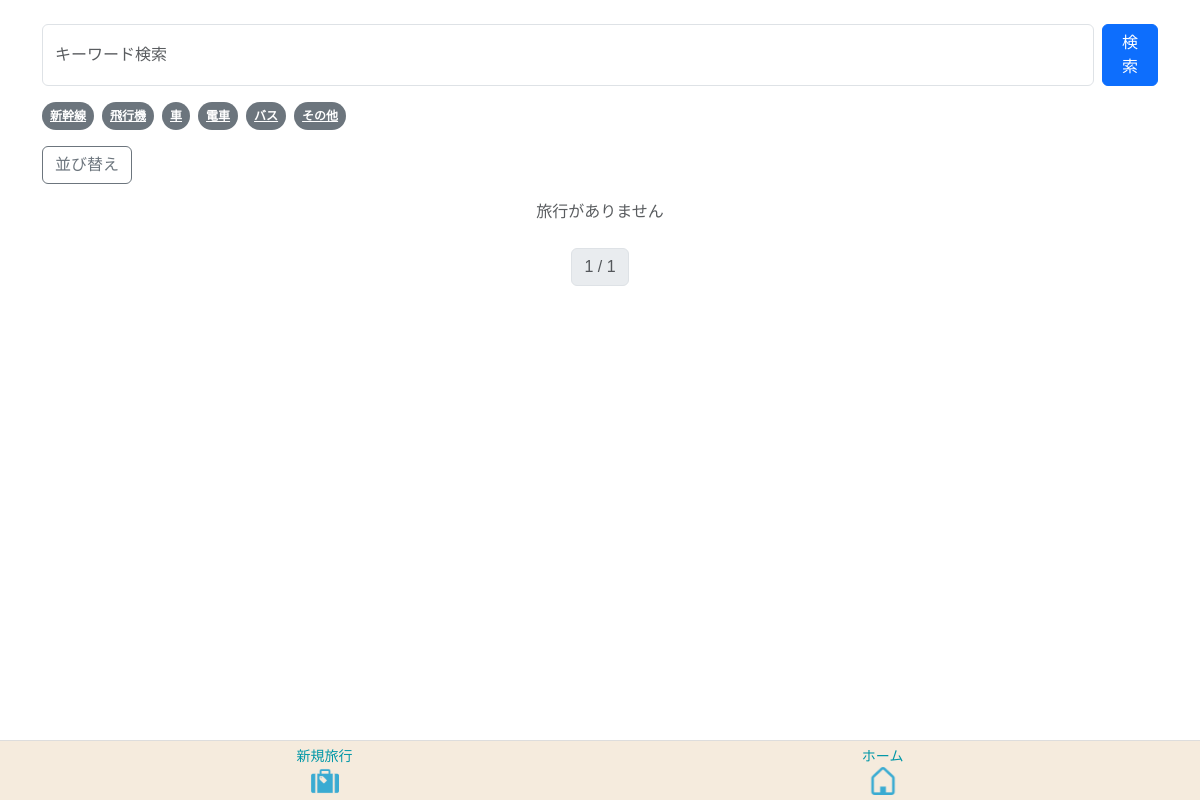
/home/?transport=1 (signed in), run on an earlier commit of the app's database.
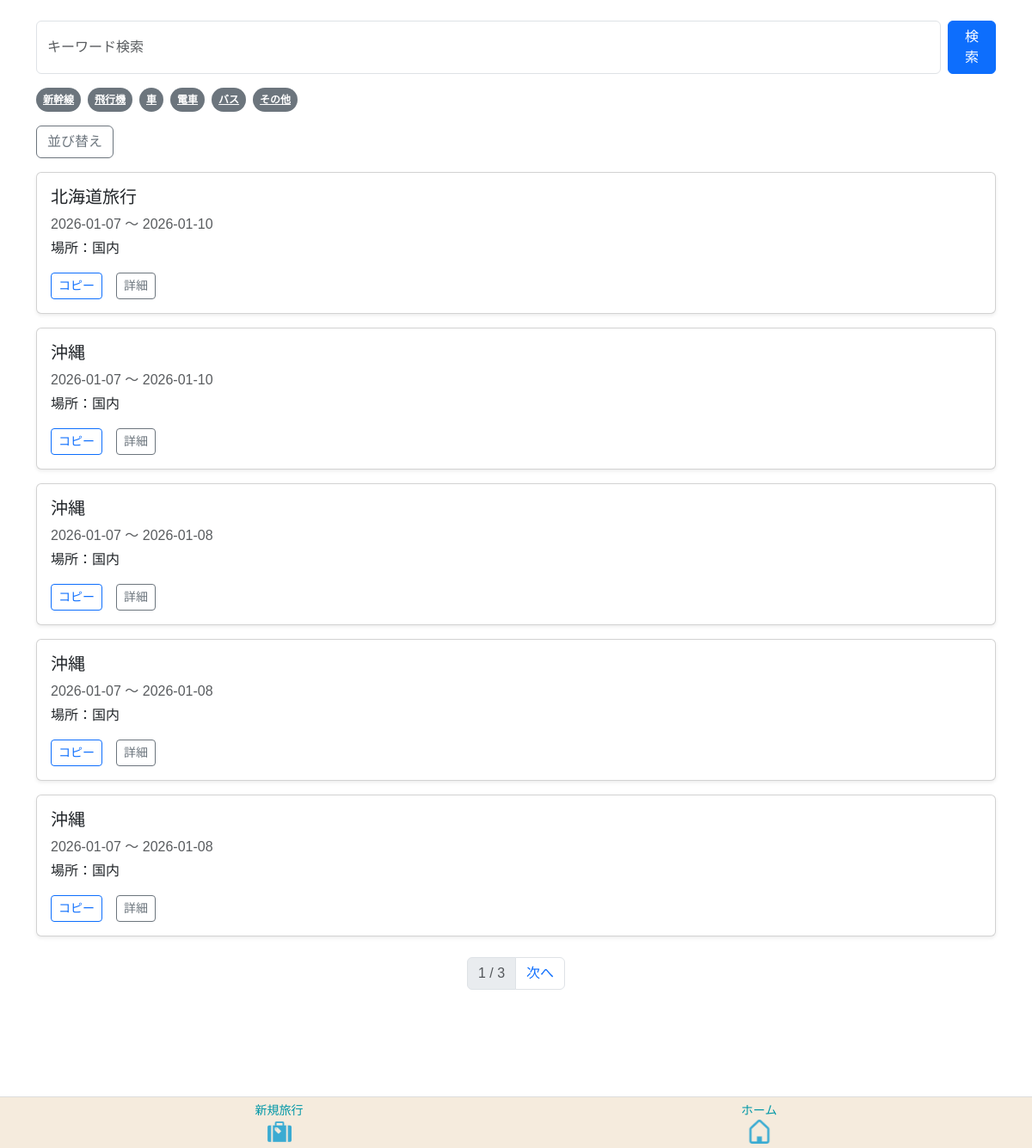
And on a later commit of the database.
### app/models/travel.py (models this page shows, shortened)
class Transport(models.Model):
    class TransportType(models.IntegerChoices):
     SHINKANSEN = 0, _("新幹線")
     AIRPLANE   = 1, _("飛行機")
     CAR        = 2, _("車")
     TRAIN      = 3, _("電車")
     BUS        = 4, _("バス")
     OTHER      = 5, _("その他")
    transport_id = models.AutoField(
        primary_key=True,
        verbose_name=_("交通手段ID")
    )
    transport_type = models.IntegerField(
    choices=TransportType.choices,
    verbose_name=_("交通手段")
    )
    created_at = models.DateTimeField(
        auto_now_add=True,
        verbose_name=_("作成日")
    )
    updated_at = models.DateTimeField(
       auto_now=True,
        verbose_name=_("更新日")
    )
    class Meta:
        verbose_name = _("交通手段")
        verbose_name_plural = _("交通手段")

class Travel_info(models.Model):
    class StayType(models.IntegerChoices):
        DAY_TRIP = 0, _("日帰り")
        STAY     = 1, _("宿泊")
    class LocationType(models.IntegerChoices):
        DOMESTIC = 0, _("国内")
        OVERSEAS = 1, _("海外")
    class StatusType(models.IntegerChoices):
        NOT_DONE  = 0, _("未")
        COMPLETE  = 1, _("完")
        PROCESSED = 2, _("済")
    travel_info_id = models.AutoField(
        primary_key=True,
        verbose_name=_("旅行情報ID")
    )
    user = models.ForeignKey(
        settings.AUTH_USER_MODEL,
        on_delete=models.CASCADE,
        verbose_name=_("ユーザーID")
    )
    travel_title = models.CharField(
        max_length=100,
        verbose_name=_("旅行タイトル")
    )
    start_date = models.DateField(
        verbose_name=_("開始日")
    )
    end_date = models.DateField(
        verbose_name=_("終了日")
    )
    stay_type = models.IntegerField(
        choices=StayType.choices,
        verbose_name=_("宿泊タイプ")
    )
    location = models.IntegerField(
        choices=LocationType.choices,
        verbose_name=_("場所")
    )
    memo = models.CharField(
        max_length=230,
        blank=True,
        verbose_name=_("メモ")
    )
    status = models.IntegerField(
        choices=StatusType.choices,
        default=0,
        verbose_name=_("ステータス")
    )
    transport = models.ManyToManyField(
        "Transport",
        through="Travelmode",
        verbose_name=_("交通手段")
    )
    created_at = models.DateField(
        auto_now_add=True,
        verbose_name=_("作成日")
    )
    updated_at = models.DateField(
       auto_now=True,
        verbose_name=_("更新日")
    )
    class Meta:
        verbose_name = _("旅行情報")
        verbose_name_plural = _("旅行情報")

### app/views/home.py (the view)
# urls.py: path('home/', HomeView.as_view(), name='home'),
class HomeView(LoginRequiredMixin, TemplateView):
    template_name = "home/home.html"
    login_url = "/login/"  # ログインページのURLに合わせて変更
    def get(self, request, *args, **kwargs):
        keyword = request.GET.get("keyword", "")
        transport_filter = request.GET.get("transport", "")
        sort = request.GET.get("sort", "")
        travels = Travel_info.objects.filter(user=request.user)
        if keyword:
            travels = travels.filter(travel_title__icontains=keyword)
        if transport_filter:
            travels = travels.filter(transport__transport_type=transport_filter)
        if sort == "title_asc":
            travels = travels.order_by("travel_title")
        elif sort == "title_desc":
            travels = travels.order_by("-travel_title")
        elif sort == "date_asc":
            travels = travels.order_by("start_date")
        elif sort == "date_desc":
            travels = travels.order_by("-start_date")
        paginator = Paginator(travels, 5)
        page = request.GET.get("page")
        travels_page = paginator.get_page(page)
        tags = Transport.objects.all()
        return render(request, self.template_name, {
            "travels": travels_page,
            "keyword": keyword,
            "tags": tags,
            "transport_filter": transport_filter,
            "sort": sort,
        })

### templates/home/home.html (shortened to what this page needs)
{% extends 'base.html' %}
{% load static %}
{% block extra_css %}
{{ block.super }}
{% endblock %}
{% block content %}
<div class="container mt-4 mb-5">
    <form method="GET" class="d-flex mb-3">
        <input type="text" name="keyword" value="{{ keyword }}" class="form-control me-2"
               placeholder="キーワード検索">
        <button class="btn btn-primary">検索</button>
    </form>
    <div class="d-flex overflow-auto mb-3" style="white-space: nowrap;">
        {% for tag in tags %}
            <a href="?transport={{ tag.transport_type }}"
               class="badge rounded-pill bg-secondary text-white me-2 p-2">
                {{ tag.get_transport_type_display }}
            </a>
        {% endfor %}
    </div>
    <button class="btn btn-outline-secondary mb-3" data-bs-toggle="modal" data-bs-target="#sortModal">
        並び替え
    </button>
    {% for t in travels %}
        <div class="card mb-3 shadow-sm">
            <div class="card-body">
                <h5 class="card-title">{{ t.travel_title }}</h5>
                <p class="card-text text-muted mb-1">
                    {{ t.start_date|date:"Y-m-d" }} 〜 {{ t.end_date|date:"Y-m-d" }}
                </p>
                <p class="card-text">
                    場所：{{ t.get_location_display }}
                </p>
                <div class="d-flex gap-3">
                    <a href="{% url 'app:template_preview' %}?copy={{ t.travel_info_id }}"
                       class="btn btn-sm btn-outline-primary">
                        コピー
                    </a>
                    <a href="#" class="btn btn-sm btn-outline-secondary">
                        詳細
                    </a>
                </div>
            </div>
        </div>
    {% empty %}
        <p class="text-center text-muted">旅行がありません</p>
    {% endfor %}
    <div class="d-flex justify-content-center mt-4">
        <nav>
            <ul class="pagination">
                <li class="page-item disabled">
                    <span class="page-link">
                        {{ travels.number }} / {{ travels.paginator.num_pages }}
                    </span>
                </li>
                {% if travels.has_next %}
                    <li class="page-item">
                        <a class="page-link" href="?page={{ travels.next_page_number }}">次へ</a>
                    </li>
                {% endif %}
            </ul>
        </nav>
    </div>
</div>
{% endblock%}

### templates/base.html (shortened to what this page needs)
<!DOCTYPE html>
<html lang="en">
<head>
    {% load static %}
    <link href="https://cdn.jsdelivr.net/npm/bootstrap@5.3.0/dist/css/bootstrap.min.css" rel="stylesheet">
    <link rel="stylesheet" href="https://cdn.jsdelivr.net/npm/bootstrap-icons@1.10.5/font/bootstrap-icons.css">
    {% block extra_css %}
    <link rel="stylesheet" href="{% static 'tabipre/base.css' %}">
    {% endblock %}
</head>
<body>
    <div class="content-wrapper">
        {% block content %}
        {% endblock %}
        {% if user.is_authenticated %}
            <nav class="navbar navbar-light fixed-bottom bottom-nav">
                <div class="container d-flex justify-content-around text-center">
                    <a class="nav-link text-center" href="{% url 'app:travel_step1' %}">
                        新規旅行<br>
                        <img src="{% static 'tabipre/icons/travel.png' %}" width="28">
                    </a>
                    <a class="nav-link text-center" href="{% url 'app:home' %}">
                        ホーム<br>
                        <img src="{% static 'tabipre/icons/home.png' %}" width="28">
                    </a>
                </div>
            </nav>
        {% endif %}
    </div>
</body>
</html>

### templates/includes/toast.html (shortened to what this page needs)
{% load static %}

### static/tabipre/base.css (style rules this page uses)
body { margin: 0; padding: 0; font-family: "Helvetica", "Arial", sans-serif; background-color: #ffffff; }
.bottom-nav { border-top: 1px solid #ddd; padding: 5px 0; background-color: #f5ebddff; }
.bottom-nav a { color: #0097a7; font-size: 14px; text-decoration: none; }
.text-center { text-align: center; }
.content-wrapper { padding-bottom: 120px; }

What changed in the data, as far as the page shows it:
added Travel_info: travel_title "北海道旅行", start_date "2026-01-07", end_date "2026-01-10", location "国内"
added Travel_info: travel_title "沖縄", start_date "2026-01-07", end_date "2026-01-10", location "国内"
added Travel_info: travel_title "沖縄", start_date "2026-01-07", end_date "2026-01-08", location "国内"
added Travel_info: travel_title "沖縄", start_date "2026-01-07", end_date "2026-01-08", location "国内"
added Travel_info: travel_title "沖縄", start_date "2026-01-07", end_date "2026-01-08", location "国内"
Also different on the page:
{{ travels.paginator.num_pages }}: "1" → "3"
text no longer shown: "旅行がありません"
text now shown: "次へ"
